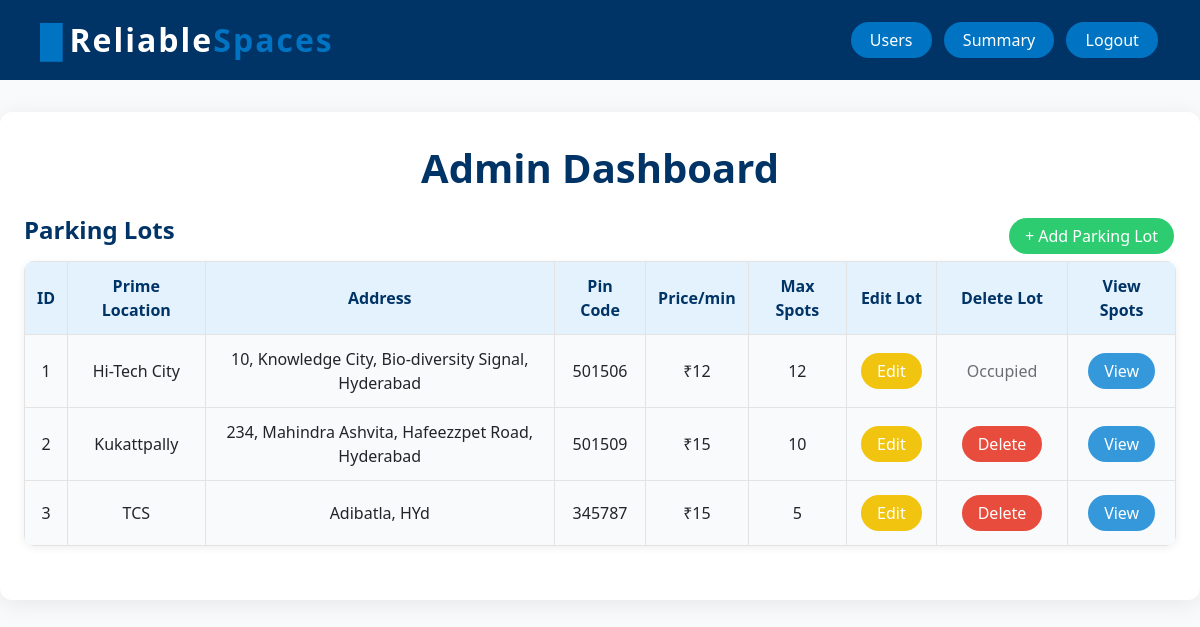
The app's page /admin-dashboard with its own data.
### model.py (models this page shows)
class Parking_Lot(db.Model):
    __tablename__ = "parkinglot"
    id = db.Column(db.Integer, primary_key=True)
    prime_location_name = db.Column(db.String, nullable=False)
    price = db.Column(db.Integer, nullable=False)
    address = db.Column(db.String, nullable=False)
    pin_code = db.Column(db.Integer, nullable=False)
    max_spots = db.Column(db.Integer, default=100)
    is_active = db.Column(db.Boolean, default=True)
    spots = db.relationship('ParkingSpot', back_populates='lot', lazy=True)

### app.py (the view)
@app.route('/admin-dashboard')
def admin_dashboard():
    lots=Parking_Lot.query.filter_by(is_active=True).all()
    return render_template('admin_dashboard.html',lots=lots)

### templates/admin_dashboard.html (shortened to what this page needs)
<!DOCTYPE html>
<html lang="en">
<head>
    <link href="https://cdn.jsdelivr.net/npm/bootstrap@5.3.2/dist/css/bootstrap.min.css" rel="stylesheet">
</head>
<body>
    <div class="topbar">
        <a href="{{ url_for('home') }}" class="navbar-brand" style="text-decoration:none;">
            <span>&#9608;</span>Reliable<span style="color:#0074c2;">Spaces</span>
        </a>
        <div class="admin-nav">
            <a href="{{ url_for('users') }}" class="btn{% if request.endpoint == 'users' %} active{% endif %}">Users</a>
            <a href="{{ url_for('summary') }}" class="btn{% if request.endpoint == 'summary' %} active{% endif %}">Summary</a>
            <a href="{{ url_for('logout') }}" onclick="navigate('logout')" class="btn">Logout</a>
        </div>
    </div>
    <div class="dashboard-container">
        <h1>Admin Dashboard</h1>
        <h2>
            Parking Lots
            <a href="/addlot" class="btn btn-add">+ Add Parking Lot</a>
        </h2>
            <table>
               <thead>
                  <tr>
                      <th>ID</th>
                      <th>Prime Location</th>
                      <th>Address</th>
                      <th>Pin Code</th>
                      <th>Price/min</th>
                      <th>Max Spots</th>
                      <th>Edit Lot</th>
                      <th>Delete Lot</th>
                      <th>View Spots</th>
                  </tr>
               </thead>
               <tbody>
                   {% for lot in lots %}
                   <tr>
                       <td>{{ lot.id }}</td>
                       <td>{{ lot.prime_location_name }}</td>
                       <td>{{ lot.address }}</td>
                       <td>{{ lot.pin_code }}</td>
                       <td>₹{{ lot.price }}</td>
                       <td>{{ lot.max_spots }}</td>
                       <td>
                           <a class="btn btn-edit" href="{{ url_for('edit_lot', lot_id=lot.id) }}">Edit</a>
                       </td>
                       <td>
                            {% set can_delete = lot.spots|selectattr("status", "equalto", "O")|list|length == 0 %}
                            {% if can_delete %}
                               <form method="POST" action="{{ url_for('delete_lot', lot_id=lot.id) }}" style="display:inline;">
                                    <button class="btn btn-delete" type="submit">Delete</button>
                               </form>
                            {% else %}
                                <button class="btn btn-disabled" disabled>Occupied</button>
                            {% endif %}
                        </td>
                        <td>
                            <a class="btn btn-view" href="{{ url_for('lot_spot_details', lot_id=lot.id) }}">View</a>
                        </td>
                   </tr>
                    {% endfor %}
                </tbody>
            </table>
        </div>
</body>
</html>

### templates/admin_dashboard.html (style rules this page uses)
body { background: #f8fafc; min-height: 100vh; }
.topbar { width: 100%; background: #003366; padding: 1rem 0.5rem 1rem 0.5rem; display: flex; align-items: center; justify-content: space-between; margin-bottom: 2rem; }
.navbar-brand { color: #fff; font-weight: bold; font-size: 2rem; letter-spacing: 2px; display: flex; align-items: center; margin-left: 2rem; }
.navbar-brand span { color: #0074c2; margin-right: 0.3rem; }
.admin-nav { display: flex; gap: 0.5rem; margin-right: 2rem; }
.admin-nav .btn { background: #0074c2; color: #fff; border: none; border-radius: 20px; font-weight: 500; padding: 0.4rem 1.2rem; transition: background 0.2s; }
.dashboard-container { max-width: 1200px; margin: 0 auto 2rem auto; background: #fff; border-radius: 12px; box-shadow: 0 4px 24px rgba(0,0,0,0.08); padding: 32px 24px 24px 24px; }
h1 { color: #003366; font-weight: bold; text-align: center; margin-bottom: 1.5rem; }
h2 { color: #003366; font-size: 1.5rem; font-weight: 600; margin-bottom: 1rem; }
.btn-add { background-color: #2ecc71; color: white; float: right; margin-bottom: 10px; border: none; border-radius: 20px; font-weight: 500; padding: 0.4rem 1.2rem; transition: background 0.2s; }
table { width: 100%; border-collapse: collapse; margin-bottom: 30px; background: #f8fafc; border-radius: 10px; overflow: hidden; box-shadow: 0 2px 8px #0001; }
th, td { padding: 12px; border: 1px solid #e3e3e3; text-align: center; }
th { background-color: #e3f2fd; color: #003366; font-weight: 600; }
.btn { padding: 6px 16px; margin: 2px; border: none; border-radius: 20px; cursor: pointer; font-weight: 500; }
.btn-delete { background-color: #e74c3c; color: white; }
.btn-view { background-color: #3498db; color: white; }
.btn-disabled { background-color: #aaa; color: white; cursor: not-allowed; }
.btn-edit { background-color: #f1c40f; color: white; }

### records on screen
Parking_Lot: id "1", prime_location_name "Hi-Tech City", address "10, Knowledge City, Bio-diversity Signal, Hyderabad", pin_code "501506", price "12", max_spots "12", shows "Occupied"
Parking_Lot: id "2", prime_location_name "Kukattpally", address "234, Mahindra Ashvita, Hafeezzpet Road, Hyderabad", pin_code "501509", price "15", max_spots "10"
Parking_Lot: id "3", prime_location_name "TCS", address "Adibatla, HYd", pin_code "345787", price "15", max_spots "5"
